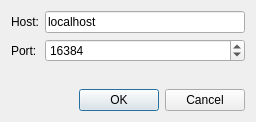
<?xml version="1.0" encoding="UTF-8"?>
<ui version="4.0">
 <class>NewGameDialog</class>
 <widget class="QDialog" name="NewGameDialog">
  <property name="geometry">
   <rect>
    <x>0</x>
    <y>0</y>
    <width>256</width>
    <height>122</height>
   </rect>
  </property>
  <property name="windowTitle">
   <string>New Game</string>
  </property>
  <layout class="QHBoxLayout" name="horizontalLayout">
   <item>
    <layout class="QVBoxLayout" name="verticalLayout">
     <item>
      <layout class="QGridLayout" name="gridLayout">
       <item row="0" column="0">
        <widget class="QLabel" name="label">
         <property name="text">
          <string>Host:</string>
         </property>
        </widget>
       </item>
       <item row="0" column="1">
        <widget class="QLineEdit" name="host">
         <property name="inputMask">
          <string/>
         </property>
         <property name="text">
          <string>localhost</string>
         </property>
        </widget>
       </item>
       <item row="1" column="0">
        <widget class="QLabel" name="label_2">
         <property name="text">
          <string>Port:</string>
         </property>
        </widget>
       </item>
       <item row="1" column="1">
        <widget class="QSpinBox" name="port">
         <property name="minimum">
          <number>1</number>
         </property>
         <property name="maximum">
          <number>65535</number>
         </property>
         <property name="value">
          <number>16384</number>
         </property>
        </widget>
       </item>
      </layout>
     </item>
     <item>
      <spacer name="verticalSpacer">
       <property name="orientation">
        <enum>Qt::Vertical</enum>
       </property>
       <property name="sizeHint" stdset="0">
        <size>
         <width>20</width>
         <height>40</height>
        </size>
       </property>
      </spacer>
     </item>
     <item>
      <widget class="QDialogButtonBox" name="buttonBox">
       <property name="orientation">
        <enum>Qt::Horizontal</enum>
       </property>
       <property name="standardButtons">
        <set>QDialogButtonBox::Cancel|QDialogButtonBox::Ok</set>
       </property>
      </widget>
     </item>
    </layout>
   </item>
  </layout>
 </widget>
 <resources/>
 <connections>
  <connection>
   <sender>buttonBox</sender>
   <signal>accepted()</signal>
   <receiver>NewGameDialog</receiver>
   <slot>accept()</slot>
   <hints>
    <hint type="sourcelabel">
     <x>248</x>
     <y>254</y>
    </hint>
    <hint type="destinationlabel">
     <x>157</x>
     <y>274</y>
    </hint>
   </hints>
  </connection>
  <connection>
   <sender>buttonBox</sender>
   <signal>rejected()</signal>
   <receiver>NewGameDialog</receiver>
   <slot>reject()</slot>
   <hints>
    <hint type="sourcelabel">
     <x>316</x>
     <y>260</y>
    </hint>
    <hint type="destinationlabel">
     <x>286</x>
     <y>274</y>
    </hint>
   </hints>
  </connection>
 </connections>
</ui>
